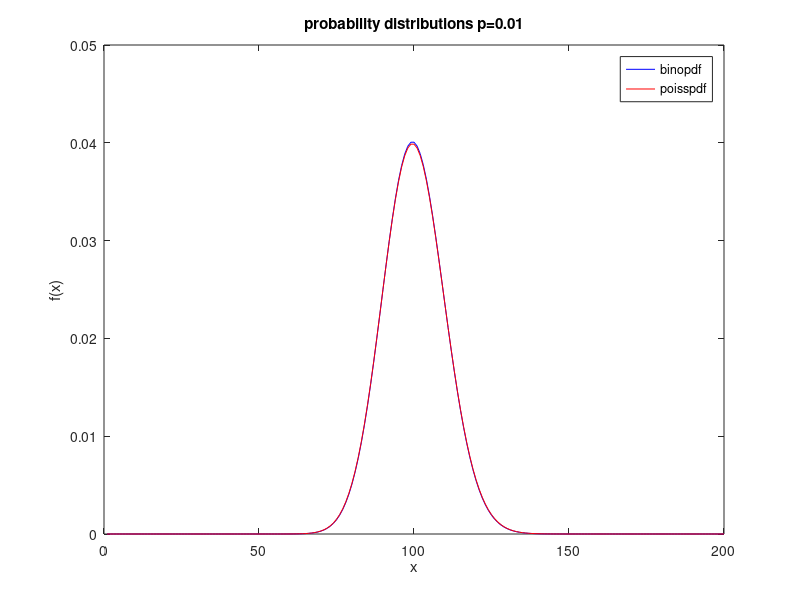
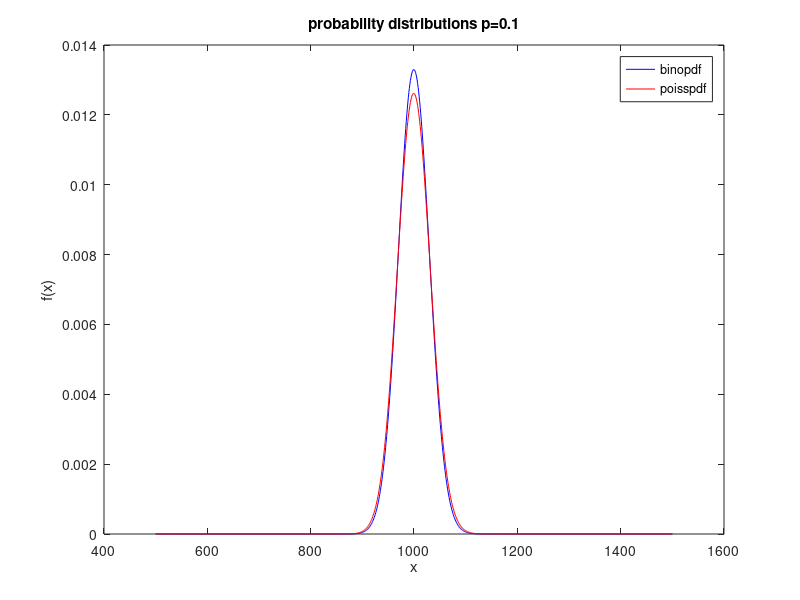
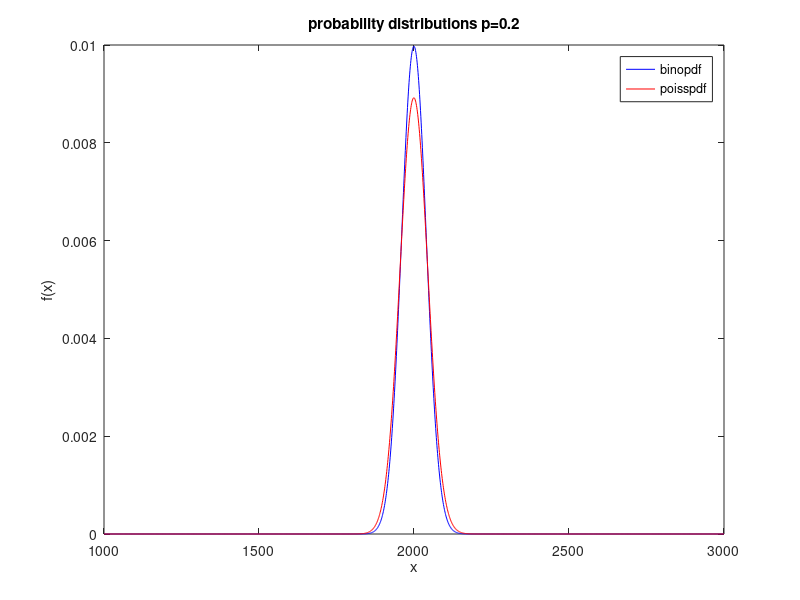
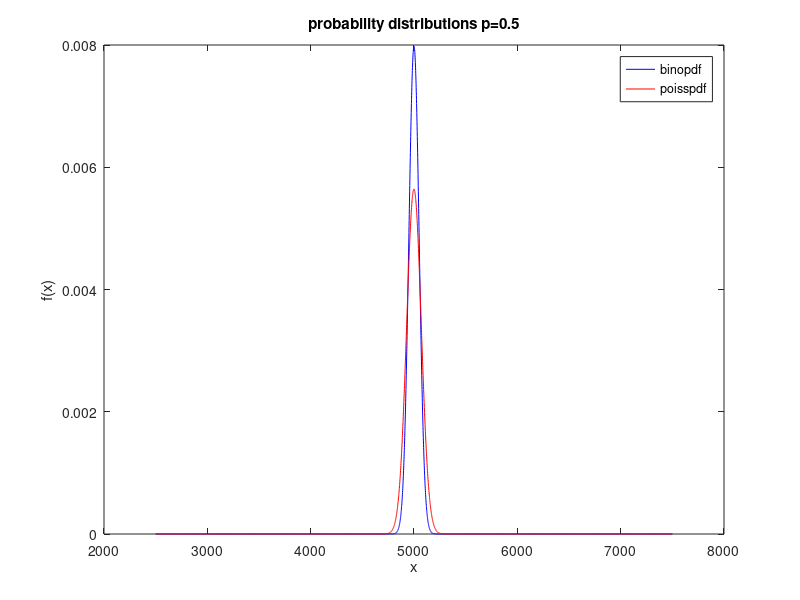

Here is the MATLAB script that generated these plots, in order:
clear;
x1=1:200;
b1=binopdf(x1,10^4,0.01); 
p1=poisspdf(x1,100);
figure;
plot(x1,b1,'b-',x1,p1,'r-')
title('probability distributions p=0.01')
xlabel('x')
ylabel('f(x)')
x2=500:1500;
b2=binopdf(x2,10^4,0.1);
p2=poisspdf(x2,1000);
legend('binopdf','poisspdf')
figure;
plot(x2,b2,'b-',x2,p2,'r-')
title('probability distributions p=0.1')
xlabel('x')
ylabel('f(x)')
x3=1000:3000;
b3=binopdf(x3,10^4,0.2);
p3=poisspdf(x3,2000);
legend('binopdf','poisspdf')
figure;
plot(x3,b3,'b-',x3,p3,'r-')
title('probability distributions p=0.2')
xlabel('x')
ylabel('f(x)')
x4=2500:7500;
b4=binopdf(x4,10^4,0.5);
p4=poisspdf(x4,5000);
legend('binopdf','poisspdf')
figure;
plot(x4,b4,'b-',x4,p4,'r-')
legend('binopdf','poisspdf')
title('probability distributions p=0.5')
xlabel('x')
ylabel('f(x)')